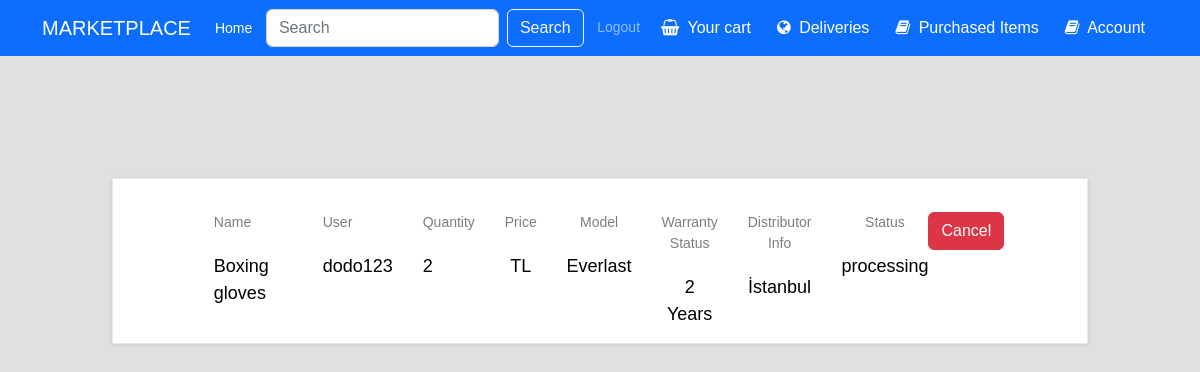
/delivery (signed in), run on an earlier commit of the app's database.
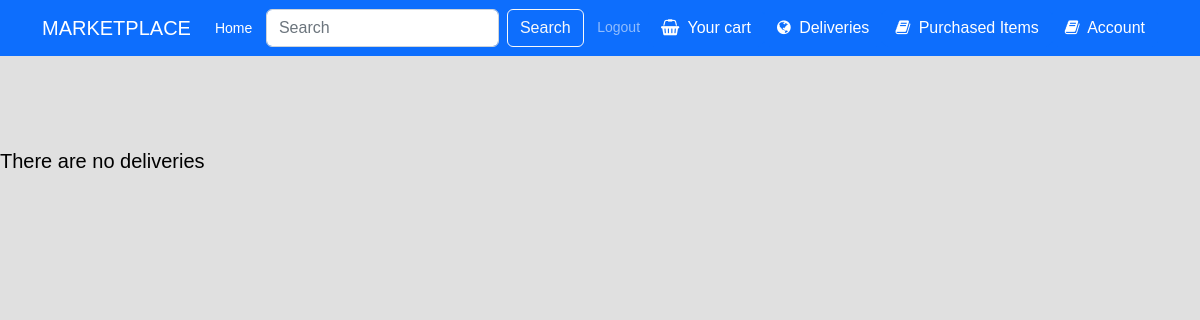
And on a later commit of the database.
### Product/models.py (models this page shows, shortened)
class OrderedProduct(models.Model):
    ID = models.IntegerField(primary_key=True)
    name = models.CharField(max_length=100)
    model = models.CharField(max_length=100)
    number = models.IntegerField()
    description = models.TextField()
    price = models.FloatField(default=0)
    warranty_status = models.CharField(max_length=100)
    distributor_info = models.TextField()
    order_number = models.CharField(max_length=100)
    delivery_address = models.TextField(blank=True,null=True)
    recipient = models.ForeignKey(settings.AUTH_USER_MODEL, on_delete=models.CASCADE)
    order_process_status = models.CharField(max_length=100, default="processing")
    quantity = models.IntegerField()

class Users(AbstractBaseUser,PermissionsMixin):
    username_validator = UnicodeUsernameValidator()
    ID = models.AutoField(primary_key=True)
    email = models.EmailField(blank=True,default='')
    first_name = models.CharField(max_length=150,default='',blank=True)
    last_name = models.CharField(max_length=150,default='',blank=True)
    is_active = models.BooleanField(default=True,help_text=
            "Designates whether this user should be treated as active. "
            "Unselect this instead of deleting accounts."
    )
    is_superuser = models.BooleanField(default=False)
    is_staff = models.BooleanField(default=False,help_text="Designates whether the user can log into this admin site.")
    username = models.CharField(max_length=150,
        unique=True,
        help_text=(
            "Required. 150 characters or fewer. Letters, digits and @/./+/-/_ only."
        ),
        validators=[username_validator],
        error_messages={
            "unique": "A user with that username already exists.",
        }
    )
    tax_ID = models.IntegerField(default=0)
    home_address = models.TextField(blank=True,null=True)
    role = models.CharField(max_length=100,default='customer')
    date_joined = models.DateTimeField(default=timezone.now)
    last_login = models.DateTimeField(blank=True,null=True)
    objects = MyUserManager()
    REQUIRED_FIELDS = []
    USERNAME_FIELD = "username"
    def __str__(self):
        return self.username
    class Meta:
        verbose_name = 'User'
        verbose_name_plural = 'Users'

### Main/views.py (the view)
# urls.py: path("delivery",views.delivery,name="delivery"),
def delivery(request):
    if request.method == "POST":
        command = request.POST.get("command")
        product_id = request.POST.get("product_id")
        if command == "delete":
            OrderedProduct.objects.get(ID = product_id).delete()
    if request.user.is_authenticated:
        ordered_products = OrderedProduct.objects.filter(recipient = request.user)
        return render(request,"delivery.html",{"products":ordered_products})
    else:
        products = []
        return render(request,"delivery.html",{"products":products})

### Main/templates/delivery.html (shortened to what the changed rows need)
{% extends 'base.html' %}
{% load static %}
{% block link %}
<link rel="stylesheet" type="text/css" href="{% static 'cart.css' %}">
{% endblock %}
{% block content %}
<div class="cart_section">
    {% if request.user.is_authenticated %}
        {% if products|length == 0  %}
        <h5 class="alert-heading col-lg-10"> There are no deliveries</h5>
        {% else %}
        <div class="container-fluid">
            <div class="row">
                <div class="col-lg-10 offset-lg-1">
                    <div class="cart_container">
                        <div class="cart_items">
                            <br>
                            {% for product in products %}
                            <ul class="cart_list">
                                <li class="cart_item clearfix">
                                    <div class="cart_item_info d-flex flex-md-row flex-column justify-content-between">
                                        <div class="cart_item_name cart_info_col">
                                            <div class="cart_item_title">Name</div>
                                            <div class="cart_item_text">{{product.name}}</div>
                                        </div>
                                        <div class="cart_item_name cart_info_col">
                                            <div class="cart_item_title">User</div>
                                            <div class="cart_item_text">{{user}}</div>
                                        </div>
                                        <div class="cart_item_quantity cart_info_col">
                                            <div class="cart_item_title">Quantity</div>
                                            <div class="cart_item_text">{{product.quantity}}</div>
                                        </div>
                                        {% if product.discount != 0 %}
                                        <div class="cart_item_price cart_info_col">
                                            <div class="cart_item_title">Price</div>
                                            <div class="cart_item_text">{{product.newPrice}} TL</div>
                                        </div>
                                        {% else %}
                                        <div class="cart_item_price cart_info_col">
                                            <div class="cart_item_title">Price</div>
                                            <div class="cart_item_text">{{product.Price}} TL</div>
                                        </div>
                                        {% endif %}
                                        <div class="cart_item_total cart_info_col">
                                            <div class="cart_item_title">Model</div>
                                            <div class="cart_item_text">{{product.model}}</div>
                                        </div>
                                        <div class="cart_item_total cart_info_col">
                                            <div class="cart_item_title">Warranty Status</div>
                                            <div class="cart_item_text">{{product.warranty_status}}</div>
                                        </div>
                                        <div class="cart_item_total cart_info_col">
                                            <div class="cart_item_title">Distributor Info</div>
                                            <div class="cart_item_text">{{product.distributor_info}}</div>
                                        </div>
                                        <div class="cart_item_total cart_info_col">
                                            <div class="cart_item_title">Status</div>
                                            <div class="cart_item_text">{{product.order_process_status}}</div>
                                        </div>
                                        <form method="post" class="justify-content-center" action="{% url 'delivery' %}">
                                            <button class="btn btn-danger" type="submit">Cancel</button>
                                        </form>
                                    </div>
                                </li>
                            </ul>
                            <br>
                            <br>
                            <br>
                            {% endfor %}
                        </div>
                    </div>
                </div>
            </div>
        </div>
        {% endif %}
    {% else %}
    <h5 class="alert-heading col-lg-10"> You are not logged in</h5>
    <h5 class="alert-heading col-lg-10">Please log in to see your deliveries.</h5>
    {% endif %}
</div>
{% endblock %}

What changed in the data, as far as the page shows it:
removed OrderedProduct: name "Boxing gloves", quantity "2", model "Everlast", warranty_status "2 Years", distributor_info "İstanbul", order_process_status "processing"
no longer on this page (row unchanged): Users: username "dodo123"
Also different on the page:
text now shown: "There are no deliveries"
